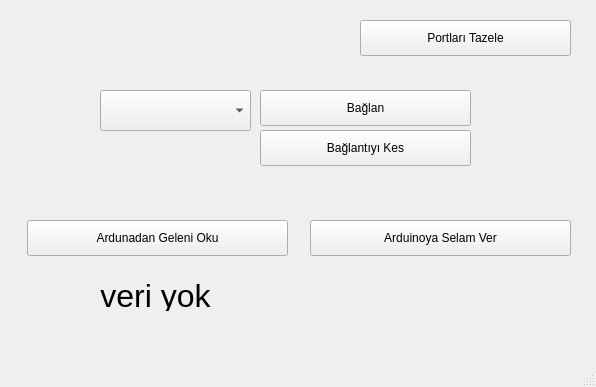
<?xml version="1.0" encoding="UTF-8"?>
<ui version="4.0">
 <class>MainWindow</class>
 <widget class="QMainWindow" name="MainWindow">
  <property name="geometry">
   <rect>
    <x>0</x>
    <y>0</y>
    <width>596</width>
    <height>387</height>
   </rect>
  </property>
  <property name="windowTitle">
   <string>MainWindow</string>
  </property>
  <widget class="QWidget" name="centralwidget">
   <widget class="QPushButton" name="listPorts">
    <property name="geometry">
     <rect>
      <x>360</x>
      <y>20</y>
      <width>211</width>
      <height>36</height>
     </rect>
    </property>
    <property name="text">
     <string>Portları Tazele</string>
    </property>
   </widget>
   <widget class="QComboBox" name="ports">
    <property name="geometry">
     <rect>
      <x>100</x>
      <y>90</y>
      <width>151</width>
      <height>41</height>
     </rect>
    </property>
   </widget>
   <widget class="QPushButton" name="connectToArduino">
    <property name="geometry">
     <rect>
      <x>260</x>
      <y>90</y>
      <width>211</width>
      <height>36</height>
     </rect>
    </property>
    <property name="text">
     <string>Bağlan</string>
    </property>
   </widget>
   <widget class="QPushButton" name="send">
    <property name="geometry">
     <rect>
      <x>310</x>
      <y>220</y>
      <width>261</width>
      <height>36</height>
     </rect>
    </property>
    <property name="text">
     <string>Arduinoya Selam Ver</string>
    </property>
   </widget>
   <widget class="QPushButton" name="disconnectFromArduino">
    <property name="geometry">
     <rect>
      <x>260</x>
      <y>130</y>
      <width>211</width>
      <height>36</height>
     </rect>
    </property>
    <property name="text">
     <string>Bağlantıyı Kes</string>
    </property>
   </widget>
   <widget class="QPushButton" name="read">
    <property name="geometry">
     <rect>
      <x>27</x>
      <y>220</y>
      <width>261</width>
      <height>36</height>
     </rect>
    </property>
    <property name="text">
     <string>Ardunadan Geleni Oku</string>
    </property>
   </widget>
   <widget class="QLabel" name="incomingData">
    <property name="geometry">
     <rect>
      <x>20</x>
      <y>280</y>
      <width>271</width>
      <height>31</height>
     </rect>
    </property>
    <property name="font">
     <font>
      <family>.AppleSystemUIFont</family>
      <pointsize>24</pointsize>
     </font>
    </property>
    <property name="text">
     <string>veri yok</string>
    </property>
    <property name="alignment">
     <set>Qt::AlignCenter</set>
    </property>
   </widget>
  </widget>
  <widget class="QMenuBar" name="menubar">
   <property name="geometry">
    <rect>
     <x>0</x>
     <y>0</y>
     <width>596</width>
     <height>22</height>
    </rect>
   </property>
  </widget>
  <widget class="QStatusBar" name="statusbar"/>
 </widget>
 <resources/>
 <connections/>
</ui>
